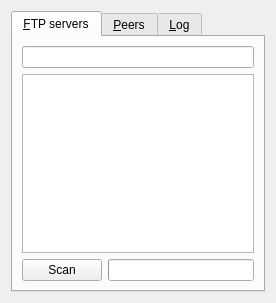
<?xml version="1.0" encoding="UTF-8"?>
<ui version="4.0">
 <class>Burgos</class>
 <widget class="QWidget" name="Burgos">
  <property name="geometry">
   <rect>
    <x>0</x>
    <y>0</y>
    <width>276</width>
    <height>303</height>
   </rect>
  </property>
  <property name="windowTitle">
   <string>Burgos</string>
  </property>
  <layout class="QGridLayout" name="gridLayout">
   <item row="0" column="0">
    <widget class="QTabWidget" name="tabWidget">
     <property name="currentIndex">
      <number>0</number>
     </property>
     <widget class="QWidget" name="tab_tree_view">
      <property name="enabled">
       <bool>true</bool>
      </property>
      <attribute name="title">
       <string>&amp;FTP servers</string>
      </attribute>
      <layout class="QVBoxLayout" name="verticalLayout">
       <item>
        <widget class="QLineEdit" name="lineEdit"/>
       </item>
       <item>
        <widget class="QTreeView" name="treeView"/>
       </item>
       <item>
        <layout class="QHBoxLayout" name="horizontalLayout">
         <item>
          <widget class="QPushButton" name="scanButton">
           <property name="text">
            <string>Scan</string>
           </property>
          </widget>
         </item>
         <item>
          <widget class="QProgressBar" name="progressBar"/>
         </item>
        </layout>
       </item>
      </layout>
     </widget>
     <widget class="QWidget" name="tab_peer_view">
      <property name="enabled">
       <bool>true</bool>
      </property>
      <attribute name="title">
       <string>&amp;Peers</string>
      </attribute>
      <layout class="QVBoxLayout" name="verticalLayout_3">
       <item>
        <widget class="QTreeView" name="peerView"/>
       </item>
      </layout>
     </widget>
     <widget class="QWidget" name="tab_log_view">
      <property name="enabled">
       <bool>true</bool>
      </property>
      <attribute name="title">
       <string>&amp;Log</string>
      </attribute>
      <layout class="QVBoxLayout" name="verticalLayout_2">
       <item>
        <widget class="QPlainTextEdit" name="plainTextEdit">
         <property name="readOnly">
          <bool>true</bool>
         </property>
        </widget>
       </item>
      </layout>
     </widget>
    </widget>
   </item>
  </layout>
 </widget>
 <tabstops>
  <tabstop>lineEdit</tabstop>
  <tabstop>treeView</tabstop>
 </tabstops>
 <resources/>
 <connections/>
</ui>
